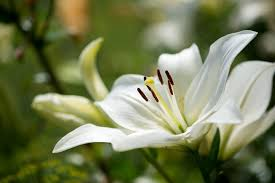
#> input picture IP LAB/img1.jpeg, 275 x 183 px
$ python mean-median.py
#> lines starting #> are read from the running program, lines starting #| are printed output that depends on the picture
import cv2
import numpy as np
import matplotlib.pyplot as plt
import matplotlib
matplotlib.use('TKAgg')
img=cv2.imread('img1.jpeg')
#> img is the input picture: shape (183, 275, 3); mean B, G, R 84.1, 123.4, 116.4
blur=cv2.blur(img,(5,5))
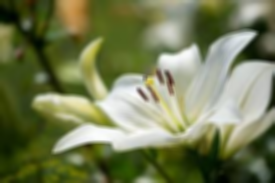
#> blur: shape (183, 275, 3); mean B, G, R 84.1, 123.4, 116.4
median=cv2.medianBlur(img,5)
gblur=cv2.GaussianBlur(img,(5,5),0)

plt.figure(figsize=(12,6))

plt.subplot(221)
plt.title('original image')
plt.imshow(img)
plt.axis("off")

plt.subplot(222)
plt.title('Blurred image')
plt.imshow(blur)
plt.axis("off")

plt.subplot(223)
plt.title('median blur')
plt.imshow(median)
plt.axis("off")

plt.subplot(224)
plt.title('Guassianblur')
plt.imshow(gblur)
plt.axis("off")

plt.tight_layout()
plt.show()
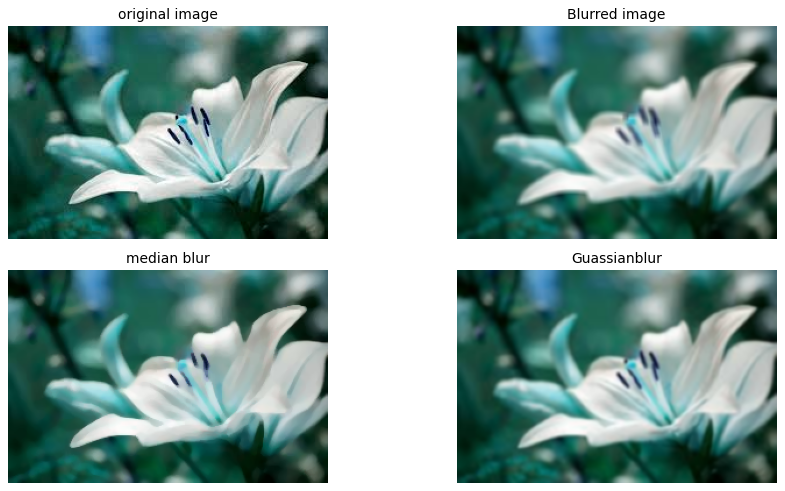
#> figure drawn by matplotlib, 4 panels; B, G, R data is drawn as R, G, B

$ run again, with IP LAB/img2.jpeg copied over IP LAB/img1.jpeg
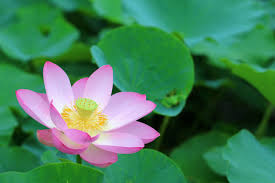
#> input picture IP LAB/img2.jpeg, 275 x 183 px
#> img is the input picture: shape (183, 275, 3); mean B, G, R 90.1, 126, 68.1
#> `blur=cv2.blur(img,(5,5))`:
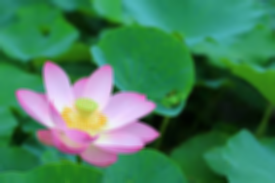
#> blur: shape (183, 275, 3); mean B, G, R 90.1, 126, 68.1
#> `plt.show()`:
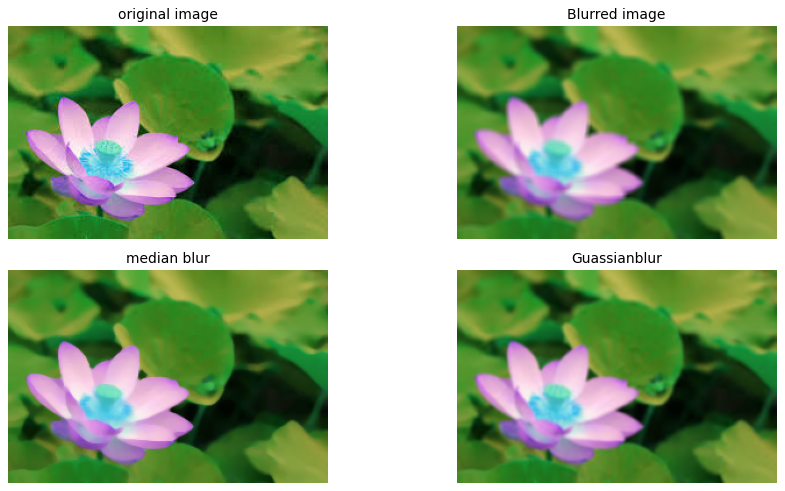
#> figure drawn by matplotlib, 4 panels; B, G, R data is drawn as R, G, B

$ run again, with IP LAB/img3.jpeg copied over IP LAB/img1.jpeg
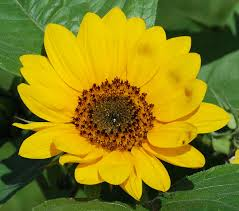
#> input picture IP LAB/img3.jpeg, 239 x 211 px
#> img is the input picture: shape (211, 239, 3); mean B, G, R 21.9, 127.9, 136.6
#> `median=cv2.medianBlur(img,5)`:
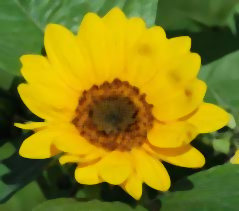
#> median: shape (211, 239, 3); mean B, G, R 20.1, 128.5, 137.1
#> `plt.show()`:
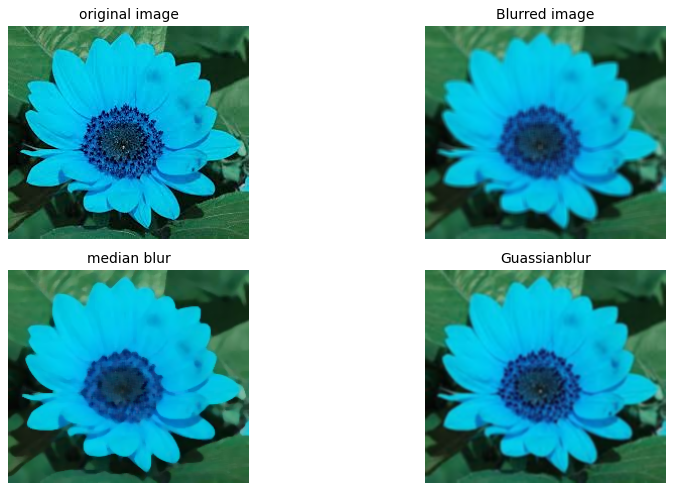
#> figure drawn by matplotlib, 4 panels; B, G, R data is drawn as R, G, B

$ run again, with IP LAB/img4.jpeg copied over IP LAB/img1.jpeg
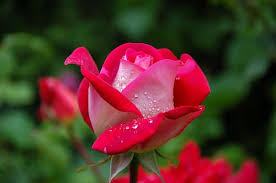
#> input picture IP LAB/img4.jpeg, 276 x 183 px
#> img is the input picture: shape (183, 276, 3); mean B, G, R 39.6, 51.5, 82.9
#> `median=cv2.medianBlur(img,5)`:
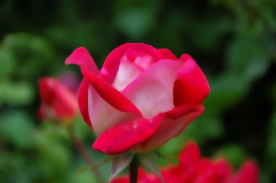
#> median: shape (183, 276, 3); mean B, G, R 39.3, 51.1, 82.8
#> `plt.show()`:
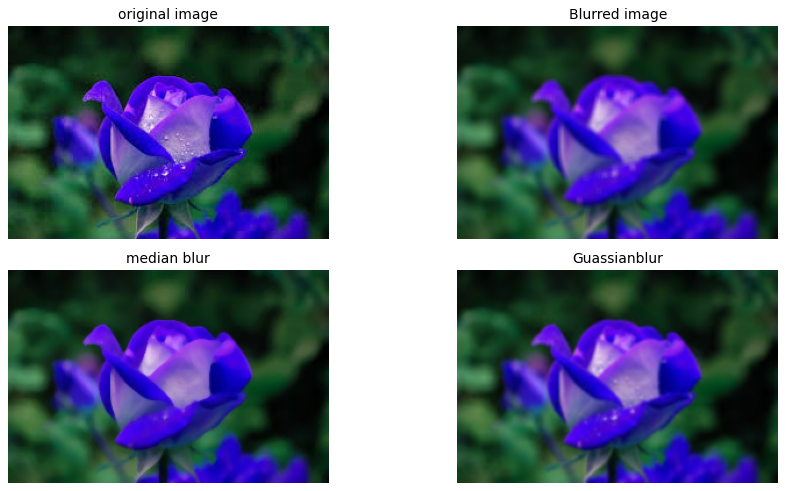
#> figure drawn by matplotlib, 4 panels; B, G, R data is drawn as R, G, B
